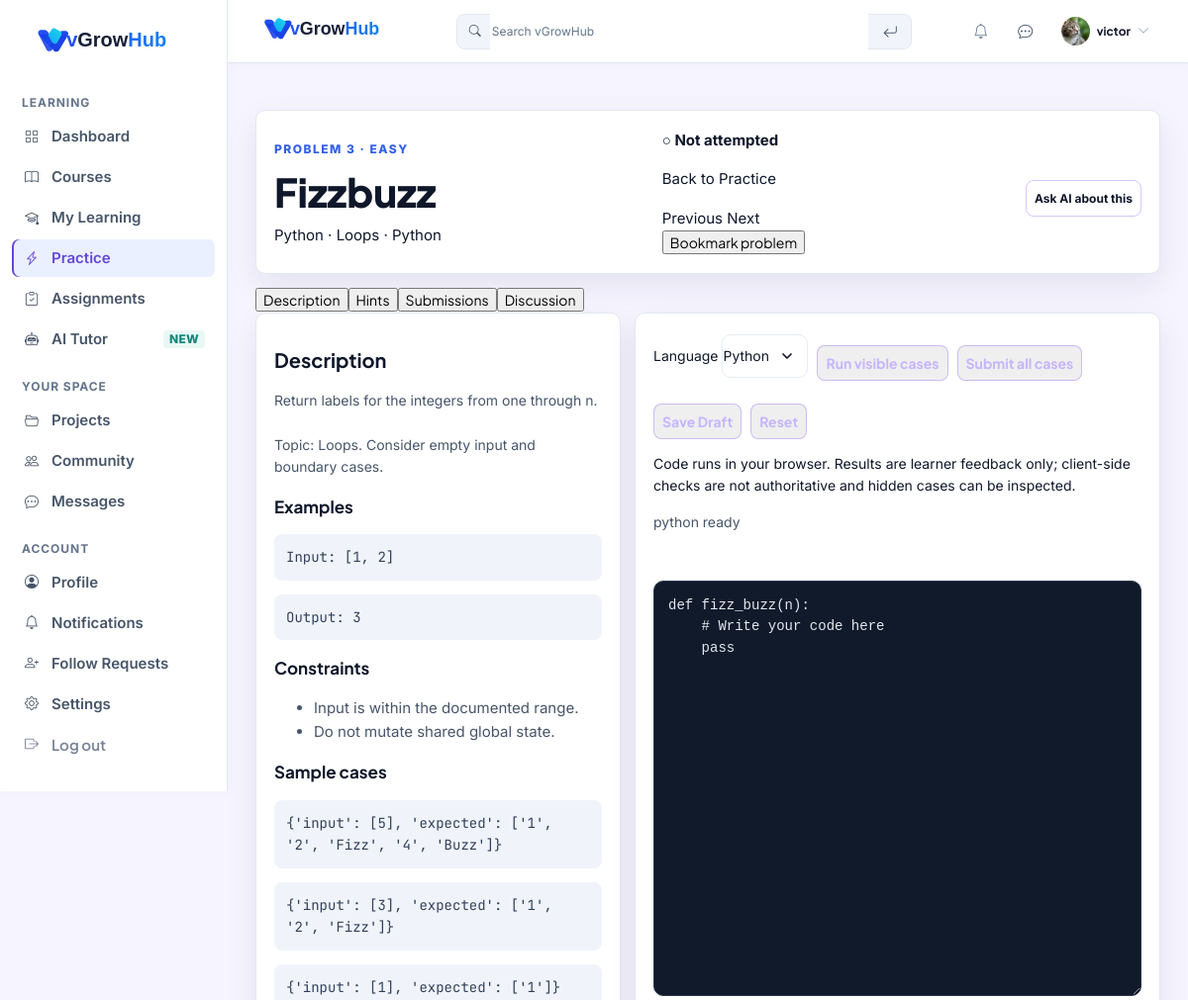
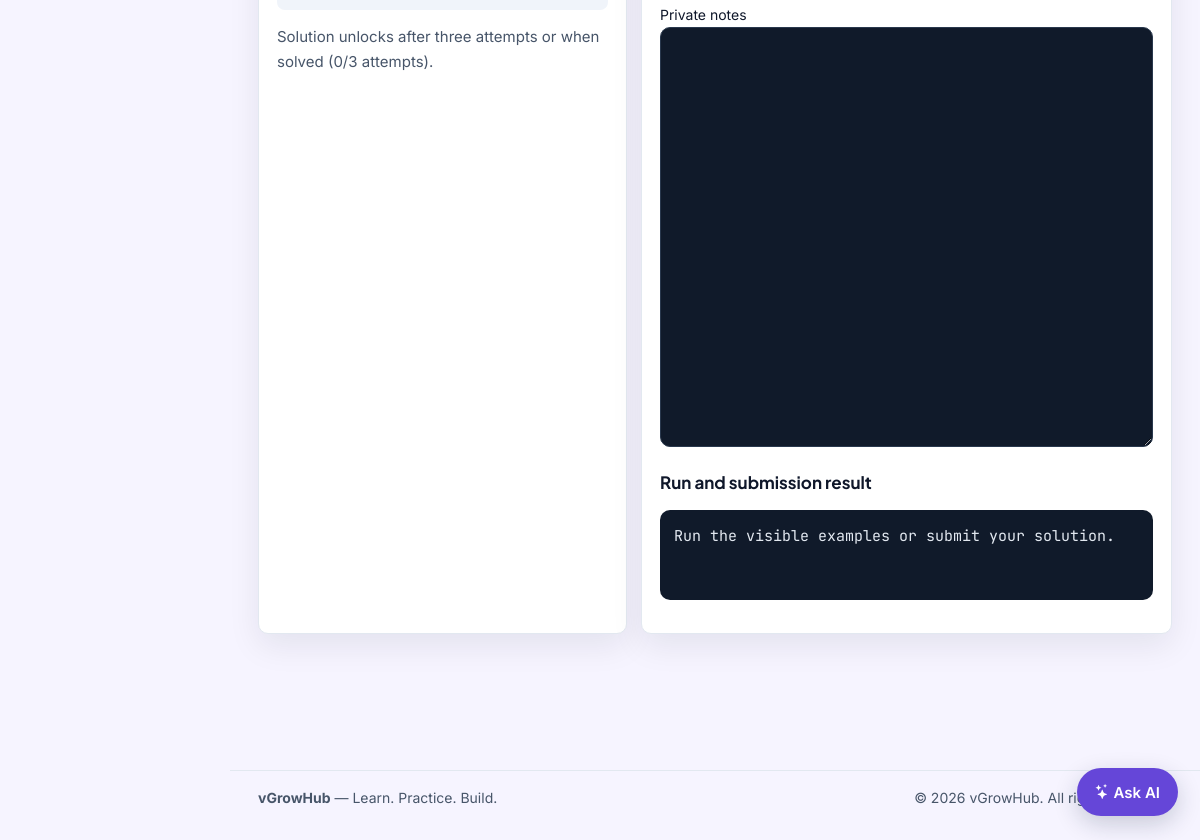
Screenshot of /practice/problems/fizzbuzz/ (signed in) with the database file from the repository (2 pictures, top to bottom).
### blog/models.py (models this page shows, shortened)
class UserProfile(models.Model):
    GOAL_CHOICES = [
        ('full_stack', 'Python Full Stack Developer'),
        ('django', 'Django Developer'),
        ('data', 'Data Analyst'),
        ('interview', 'Interview Prep'),
        ('web', 'Web Basics'),
    ]
    PLAN_CHOICES = [
        ('free', 'Free'),
        ('premium', 'Premium'),
    ]
    THEME_PREFERENCE_CHOICES = [
        ('light', 'Light'),
        ('dark', 'Dark'),
        ('system', 'System'),
    ]
    user = models.OneToOneField(
        User,
        on_delete=models.CASCADE,
        related_name='profile_data'
    )
    display_name = models.CharField(
        max_length=150,
        blank=True,
        default=''
    )
    headline = models.CharField(max_length=160, blank=True)
    location = models.CharField(max_length=120, blank=True)
    bio = models.TextField(max_length=2000, blank=True)
    skills = models.JSONField(default=list, blank=True)
    github_url = models.URLField(blank=True)
    linkedin_url = models.URLField(blank=True)
    portfolio_url = models.URLField(blank=True)
    profile_banner = models.ImageField(upload_to='profile_banners/', blank=True, null=True)
    font_size = models.CharField(max_length=10, choices=(('small', 'Small'), ('default', 'Default'), ('large', 'Large')), default='default')
    reduce_motion = models.BooleanField(default=False)
    swipe_navigation = models.BooleanField(default=False)
    timezone_name = models.CharField(max_length=64, default='UTC')
    language_preference = models.CharField(max_length=12, default='en')
    notify_follows = models.BooleanField(default=True)
    notify_messages = models.BooleanField(default=True)
    notify_community = models.BooleanField(default=True)
    notify_assignments = models.BooleanField(default=True)
    notify_system = models.BooleanField(default=True)
    email_notifications = models.BooleanField(default=False)
    quiet_hours_start = models.TimeField(null=True, blank=True)
    quiet_hours_end = models.TimeField(null=True, blank=True)
    desktop_notifications = models.BooleanField(default=False)
    plan = models.CharField(
        max_length=10,
        choices=PLAN_CHOICES,
        default='free',
    )
    plan_expires_at = models.DateTimeField(null=True, blank=True)
    subscription_plan = models.ForeignKey(
        SubscriptionPlan,
        on_delete=models.SET_NULL,
        related_name='subscribers',
        null=True,
        blank=True,
    )
    theme_preference = models.CharField(
        max_length=10,
        choices=THEME_PREFERENCE_CHOICES,
        default='light',
    )
    notification_sound = models.BooleanField(default=False)
    message_sound = models.BooleanField(default=False)
    WHO_CAN_MESSAGE_CHOICES = [
        ('everyone', 'Everyone'),
        ('followers', 'People who follow me or whom I follow'),
        ('mutual', 'Mutual followers'),
        ('nobody', 'Nobody'),
    ]
    who_can_message = models.CharField(
        max_length=12,
        choices=WHO_CAN_MESSAGE_CHOICES,
        default='mutual',
    )
    is_online_visible = models.BooleanField(default=True)
    profile_picture = models.ImageField(
        upload_to='profile_pictures/',
        blank=True,
        null=True
    )
    is_private = models.BooleanField(
        default=False
    )
    leaderboard_opt_in = models.BooleanField(default=False)
    show_public_badges = models.BooleanField(default=True)
    is_test_account = models.BooleanField(default=False)
    DAILY_TASK_GOAL_CHOICES = [
        (1, '1 task'),
        (3, '3 tasks'),
        (5, '5 tasks'),
    ]
    daily_task_goal = models.PositiveSmallIntegerField(
        choices=DAILY_TASK_GOAL_CHOICES,
        default=3,
    )
    goal = models.CharField(
        max_length=20,
        choices=GOAL_CHOICES,
        blank=True,
        null=True
    )
    onboarding_completed = models.BooleanField(
        default=True
    )
    is_deactivated = models.BooleanField(
        default=False
    )
    deactivated_at = models.DateTimeField(
        null=True,
        blank=True,
    )
    deletion_requested_at = models.DateTimeField(
        null=True,
        blank=True,
    )
    scheduled_deletion_at = models.DateTimeField(
        null=True,
        blank=True,
    )
    created_at = models.DateTimeField(
        auto_now_add=True
    )
    updated_at = models.DateTimeField(
        auto_now=True
    )

class PracticeProblem(models.Model):
    DIFFICULTY_CHOICES = [
        ('EASY', 'Easy'),
        ('MEDIUM', 'Medium'),
        ('HARD', 'Hard'),
    ]
    slug = models.SlugField(max_length=120, unique=True)
    title = models.CharField(max_length=200)
    description = models.TextField()
    difficulty = models.CharField(max_length=10, choices=DIFFICULTY_CHOICES)
    category = models.CharField(max_length=40, default='python')
    tags = models.JSONField(default=list, blank=True)
    function_name = models.CharField(max_length=100)
    starter_code = models.JSONField(default=dict)
    example = models.JSONField(default=dict, blank=True)
    constraints = models.JSONField(default=list, blank=True)
    hints = models.JSONField(default=list, blank=True)
    editorial = models.TextField(blank=True)
    public_tests = models.JSONField(default=list)
    hidden_tests = models.JSONField(default=list)
    active = models.BooleanField(default=True)
    created_at = models.DateTimeField(auto_now_add=True)
    updated_at = models.DateTimeField(auto_now=True)
    class Meta:
        ordering = ['id']

class PracticeProgress(models.Model):
    STATUS_CHOICES = [
        ('NOT_ATTEMPTED', 'Not attempted'),
        ('ATTEMPTED', 'Attempted'),
        ('SOLVED', 'Solved'),
    ]
    user = models.ForeignKey(User, on_delete=models.CASCADE, related_name='practice_progress')
    problem = models.ForeignKey(PracticeProblem, on_delete=models.CASCADE, related_name='progress')
    status = models.CharField(max_length=20, choices=STATUS_CHOICES, default='NOT_ATTEMPTED')
    attempt_count = models.PositiveIntegerField(default=0)
    last_submission = models.ForeignKey(
        'PracticeSubmission',
        on_delete=models.SET_NULL,
        null=True,
        blank=True,
        related_name='latest_progress'
    )
    code_drafts = models.JSONField(default=dict, blank=True)
    notes = models.TextField(blank=True)
    bookmarked = models.BooleanField(default=False)
    last_attempt_at = models.DateTimeField(null=True, blank=True)
    solved_at = models.DateTimeField(null=True, blank=True)
    class Meta:
        constraints = [
            models.UniqueConstraint(
                fields=('user', 'problem'),
                name='unique_practice_progress'
            )
        ]

### blog/views.py (the view)
@login_required
def practice_problem_detail(request, slug):
    problem = get_object_or_404(PracticeProblem, slug=slug, active=True)
    previous_problem = PracticeProblem.objects.filter(active=True, pk__lt=problem.pk).order_by('-pk').first()
    next_problem = PracticeProblem.objects.filter(active=True, pk__gt=problem.pk).order_by('pk').first()
    progress = PracticeProgress.objects.filter(user=request.user, problem=problem).first()
    history = Paginator(
        PracticeSubmission.objects.filter(user=request.user, problem=problem),
        10,
    ).get_page(request.GET.get('page'))
    language = next(iter(problem.starter_code or {}), '')
    draft = (progress.code_drafts or {}).get(language, '') if progress else ''
    draft_notes = progress.notes if progress else ''
    languages = [item for item in (problem.starter_code or {}) if item in {'python', 'javascript', 'sql', 'html'}]
    solution_unlocked = bool(progress and (progress.status == 'SOLVED' or progress.attempt_count >= 3))
    return render(request, 'blog/practice_problem_detail.html', {
        'problem': problem,
        'previous_problem': previous_problem,
        'next_problem': next_problem,
        'progress': progress,
        'history': history,
        'language': language,
        'starter_code': draft or (problem.starter_code or {}).get(language, ''),
        'starter_codes': problem.starter_code or {},
        'draft_notes': draft_notes,
        'languages': languages,
        'solution_unlocked': solution_unlocked,
        'solution_available': bool(problem.editorial),
        'hints': problem.hints or [],
    })

### templates/blog/practice_problem_detail.html (shortened to what this page needs)
{% extends "blog/base.html" %}
{% load static %}
{% block extra_css %}
<link rel="stylesheet" href="{% static 'css/practice.css' %}">
{% endblock %}
{% block content %}
<div class="problem-workspace" data-practice-editor data-problem-id="{{ problem.slug }}" data-problem-title="{{ problem.title }}"
  data-problem-mode="true" data-function-name="{{ problem.function_name }}"
  data-ai-url="{% url 'blog:ai_tutor' %}"
  data-run-url="{% url 'blog:practice_problem_run' problem.slug %}"
  data-submit-url="{% url 'blog:practice_problem_submit' problem.slug %}"
  data-save-url="{% url 'blog:practice_save_draft' %}" data-record-url="{% url 'blog:practice_record' %}">
  <header class="problem-head">
    <div>
      <div class="eyebrow">Problem {{ problem.pk }} · {{ problem.get_difficulty_display }}</div>
      <h1 style="margin:8px 0">{{ problem.title }}</h1><span>{{ problem.category|title }}{% for tag in problem.tags %} ·
        {{ tag }}{% endfor %}</span>
    </div>
    <div><strong>{% if progress.status == 'SOLVED' %}✓ Solved{% elif progress.status == 'ATTEMPTED' %}◐ Attempted{% else %}○ Not attempted{% endif %}</strong>
      <p><a href="{% url 'blog:practice' %}">Back to Practice</a></p>
      <nav aria-label="Problem navigation">
        {% if previous_problem %}<a href="{% url 'blog:practice_problem_detail' previous_problem.slug %}">Previous</a>{% endif %}
        {% if next_problem %}<a href="{% url 'blog:practice_problem_detail' next_problem.slug %}">Next</a>{% endif %}
      </nav>
      <form method="post" action="{% url 'blog:practice_bookmark' problem.slug %}">{% csrf_token %}<button type="submit">{% if progress.bookmarked %}Remove bookmark{% else %}Bookmark problem{% endif %}</button></form>
    </div>
    <a class="tool-btn" data-ai-explain href="{% url 'blog:ai_tutor' %}">Ask AI about this</a>
  </header>
  <nav class="desc-tabs" role="tablist" aria-label="Problem resources"><button type="button" class="active" data-problem-tab="description">Description</button><button type="button" data-problem-tab="hints">Hints</button><button type="button" data-problem-tab="submissions">Submissions</button><button type="button" data-problem-tab="discussion">Discussion</button></nav>
  <div class="workspace-grid">
    <section class="problem-description" data-problem-pane="description">
      <h2>Description</h2>
      <div>{{ problem.description|linebreaksbr }}</div>
      {% if problem.example %}<h3>Examples</h3>{% for key,value in problem.example.items %}
      <pre>{{ key|title }}: {{ value }}</pre>{% endfor %}{% endif %}
      {% if problem.constraints %}<h3>Constraints</h3>
      <ul>{% for constraint in problem.constraints %}<li>{{ constraint }}</li>{% endfor %}</ul>{% endif %}
      {% if problem.public_tests %}<h3>Sample cases</h3>{% for test in problem.public_tests %}
      <pre>{{ test }}</pre>{% endfor %}{% endif %}
      {% if solution_unlocked and problem.editorial %}<details><summary>Solution and editorial</summary><p>{{ problem.editorial|linebreaksbr }}</p></details>{% elif solution_available %}<p>Solution unlocks after three attempts or when solved ({{ progress.attempt_count|default:0 }}/3 attempts).</p>{% endif %}
    </section>
    <section class="editor-card">
      <div class="editor-controls">
        <label>Language
          <select data-language>
            {% for item in languages %}
            <option value="{{ item }}" {% if item == language %}selected{% endif %}>{{ item|title }}</option>
            {% endfor %}
          </select>
        </label>
        <button type="button" class="tool-btn" data-action="run">{% if language == 'html' %}Preview{% else %}Run visible cases{% endif %}</button>
        {% if language != 'html' %}
        <button type="button" class="tool-btn" data-action="submit">Submit all cases</button>
        {% endif %}
        <button type="button" class="tool-btn" data-action="save">Save Draft</button>
        <button type="button" class="tool-btn" data-action="reset">Reset</button>
      </div>
      <p>{% if language == 'html' %}Preview runs in a sandboxed browser frame; accessibility criteria are for self-review.{% else %}Code runs in your browser. Results are learner feedback only; client-side checks are not authoritative and hidden cases can be inspected.{% endif %}</p>
      <p class="status-message" data-runtime-status aria-live="polite">Loading browser runtime…</p>
      <p class="status-message" data-run-status aria-live="polite"></p>
      <textarea data-code-input spellcheck="false" aria-label="Solution code">{{ starter_code }}</textarea>
      <label for="problem-notes">Private notes</label><textarea id="problem-notes" data-problem-notes maxlength="10000">{{ draft_notes }}</textarea>
      <h3>Run and submission result</h3>
      <pre class="test-output" data-run-output
        aria-live="polite">Run the visible examples or submit your solution.</pre>
    </section>
  </div>
</div>
{% endblock %}

### templates/blog/includes/navbar.html (shortened to what this page needs)
{% load static %}
<nav class="top-navbar">
    <div class="top-navbar-left">
        <a href="{% if user.is_authenticated %}{% url 'blog:dashboard' %}{% else %}{% url 'blog:blogpage' %}{% endif %}"
            class="navbar-brand">
            <img class="site-logo site-logo--nav" src="{% static 'images/vgrowhub-logo.svg' %}" alt="{{ SITE_NAME }}">
        </a>
    </div>
    <div class="workspace-search-shell">
        <form class="workspace-search" action="{% url 'blog:blogpage' %}" method="get" role="search" aria-label="Global search">
            <i class="bi bi-search" aria-hidden="true"></i>
            <input type="search" id="globalSearchInput" name="search" value="{{ request.GET.search }}"
                placeholder="Search vGrowHub" aria-label="Search vGrowHub" autocomplete="off">
            <button type="submit" class="workspace-search-submit" aria-label="Search">
                <i class="bi bi-arrow-return-left" aria-hidden="true"></i>
            </button>
        </form>
    </div>
    <div class="top-navbar-right">
        {% if user.is_authenticated %}
        <a href="{% url 'blog:notifications' %}" class="navbar-action-button navbar-notifications" aria-label="Notifications"
            title="Notifications">
            <i class="bi bi-bell" aria-hidden="true"></i>
        </a>
        <a href="{% url 'blog:messages' %}" class="navbar-action-button navbar-messages" aria-label="Messages" title="Messages">
            <i class="bi bi-chat-dots" aria-hidden="true"></i>
        </a>
        <div class="navbar-user-menu">
            <button type="button" class="navbar-user" id="userMenuToggle" aria-label="Open user menu" aria-haspopup="menu" aria-expanded="false" aria-controls="userDropdown">
                {% if user.profile_data.profile_picture %}
                <img class="navbar-avatar" src="{{ user.profile_data.profile_picture.url }}" alt="" aria-hidden="true" style="object-fit:cover;">
                {% else %}
                <div class="navbar-avatar" aria-hidden="true">{{ user.username|first|upper }}</div>
                {% endif %}
                <span class="navbar-user-name">{{ user.username }}</span>
                <i class="bi bi-chevron-down" aria-hidden="true"></i>
            </button>
        </div>
        {% else %}
        <a href="{% url 'blog:login' %}" class="navbar-auth-link">Sign in</a>
        <a href="{% url 'blog:signup' %}" class="navbar-join-link">Get started</a>
        {% endif %}
    </div>
</nav>

### rows the page displays
PracticeProblem: pk "3", difficulty "EASY", title "Fizzbuzz", category "Python", description "Return labels for the integers from one through n. Topic: Loops. Consider empty input and boundary cases."
PracticeProgress: attempt_count "0"

### other values shown
{{ user.username }} "victor"
{{ tag }} "Loops" "Python"
{{ key|title }} "Input" "Output"
{{ value }} "[1, 2]" "3"
{{ constraint }} "Input is within the documented range." "Do not mutate shared global state."
{{ test }} "{'input': [5], 'expected': ['1', '2', 'Fizz', '4', 'Buzz']}" "{'input': [3], 'expected': ['1', '2', 'Fizz']}" "{'input': [1], 'expected': ['1']}"
{{ SITE_NAME }} "vGrowHub"
form field value "Python"
